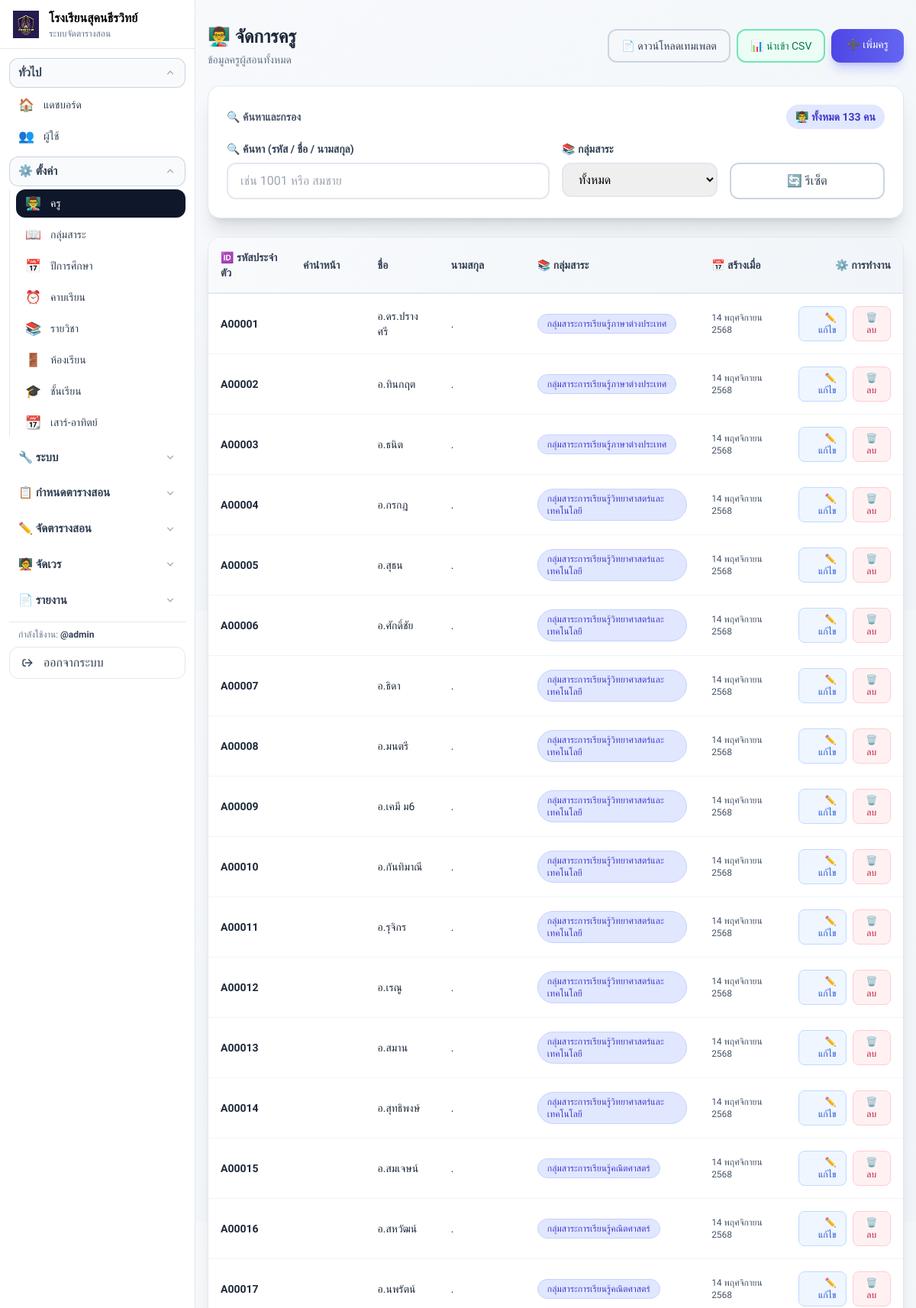
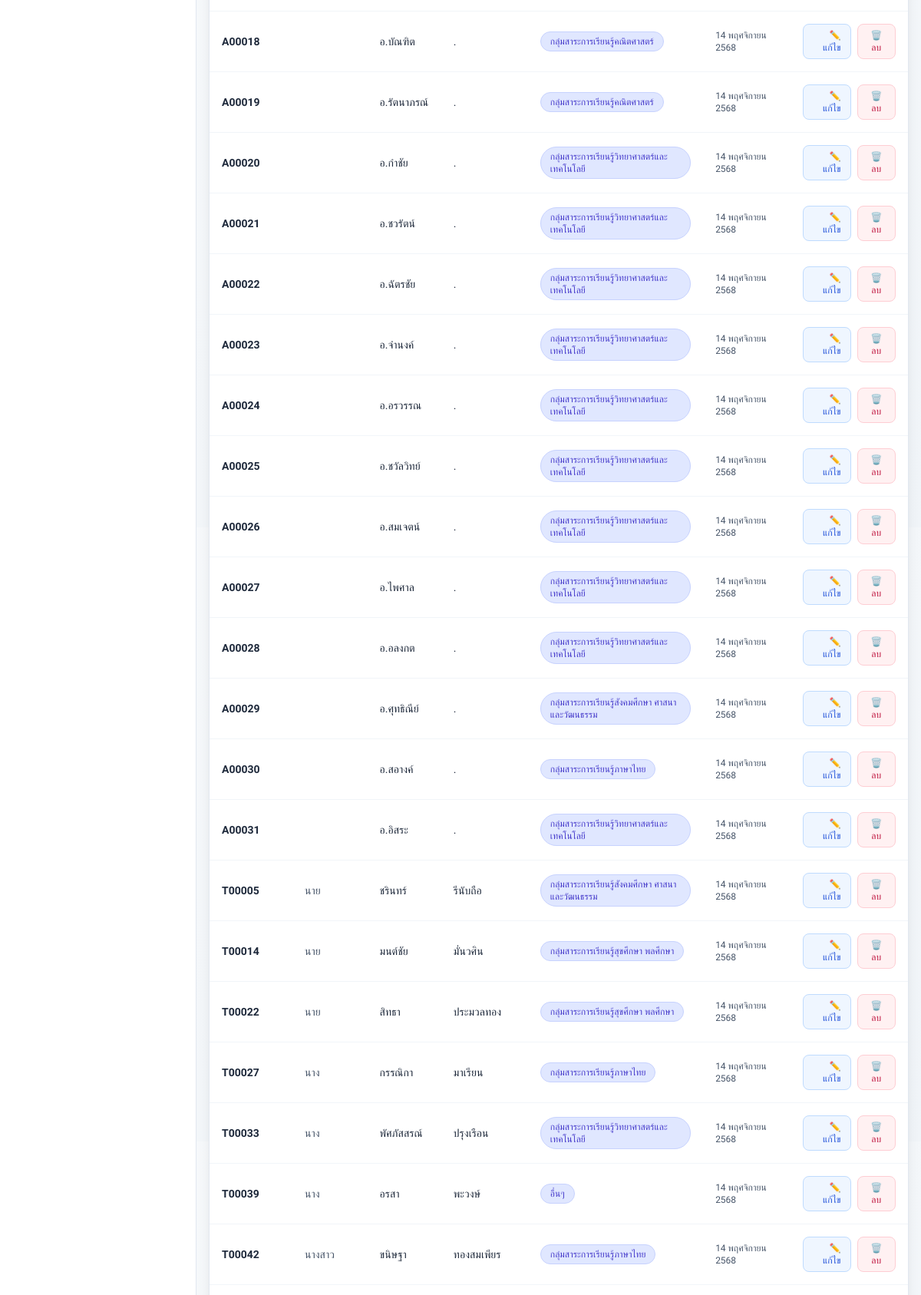
Page /teachers.php (signed in, upper part) on the committed database (2 pictures, top to bottom).
### tables this page shows
CREATE TABLE `teachers` (
  `id` int(10) unsigned NOT NULL AUTO_INCREMENT,
  `teacher_code` varchar(30) NOT NULL,
  `title` varchar(20) DEFAULT NULL,
  `first_name` varchar(100) NOT NULL,
  `last_name` varchar(100) NOT NULL,
  `created_at` timestamp NOT NULL DEFAULT current_timestamp(),
  `subject_group` tinyint(3) unsigned DEFAULT NULL COMMENT '1-คณิต,2-วิทย์/เทคโน,3-ไทย,4-ภาษาตปท.,5-สังคม/ศาสนา/วัฒนธรรม,6-สุข/พละ,7-ศิลป,8-การงานอาชีพ,9-อื่นๆ',
  PRIMARY KEY (`id`),
  UNIQUE KEY `teacher_code` (`teacher_code`)
);

CREATE TABLE `subject_groups` (
  `id` int(11) NOT NULL AUTO_INCREMENT,
  `name` varchar(255) NOT NULL COMMENT 'ชื่อกลุ่มสาระ',
  `display_order` int(11) NOT NULL DEFAULT 0 COMMENT 'ลำดับการแสดงผล',
  `is_active` tinyint(1) NOT NULL DEFAULT 1 COMMENT '1=ใช้งาน, 0=ไม่ใช้งาน',
  `created_at` timestamp NULL DEFAULT CURRENT_TIMESTAMP,
  `updated_at` timestamp NULL DEFAULT CURRENT_TIMESTAMP ON UPDATE CURRENT_TIMESTAMP,
  PRIMARY KEY (`id`),
  UNIQUE KEY `name` (`name`)
);

### app/helpers.php (called while the page is built, shortened)
<?php
function url($path = '') {
  $base = rtrim(BASE_URL, '/');
  $p = ltrim($path, '/');
  return $base . ($p ? '/' . $p : '');
}
function th_date($datetime) {
  $ts = is_numeric($datetime) ? (int)$datetime : strtotime($datetime);
  $months = ['','มกราคม','กุมภาพันธ์','มีนาคม','เมษายน','พฤษภาคม','มิถุนายน','กรกฎาคม','สิงหาคม','กันยายน','ตุลาคม','พฤศจิกายน','ธันวาคม'];
  $d = (int)date('j', $ts);
  $m = (int)date('n', $ts);
  $y = (int)date('Y', $ts) + 543;
  return $d . ' ' . $months[$m] . ' ' . $y;
}
function teacher_group_label(?int $g): string {
  global $pdo;
  $stmt = $pdo->prepare('SELECT name FROM subject_groups WHERE id = ? LIMIT 1');
  $stmt->execute([$g]);
  $row = $stmt->fetch(PDO::FETCH_ASSOC);
  return $row ? $row['name'] : '—';
}

### public/teachers.php (the view, shortened to what this page needs)
<?php
require_once __DIR__ . '/../app/auth.php';
require_once __DIR__ . '/../app/helpers.php';
require_once __DIR__ . '/../app/db.php';
$kw    = trim($_GET['q'] ?? '');
$sql = 'SELECT id, teacher_code, title, first_name, last_name, subject_group, created_at
        FROM teachers WHERE 1=1';
$params = [];
$sql .= ' ORDER BY teacher_code, first_name, last_name';
$stmt = $pdo->prepare($sql);
$stmt->execute($params);
$teachers = $stmt->fetchAll();
?>
<?php include __DIR__ . '/../partials/head.php'; ?>
<?php include __DIR__ . '/../partials/navbar.php'; ?>
<div class="max-w-6xl mx-auto px-4">
  <div class="flex items-center justify-between mt-8 mb-6">
    <div>
      <h1 class="text-2xl font-bold text-slate-800">👨‍🏫 จัดการครู</h1>
      <p class="text-sm text-slate-500 mt-1">ข้อมูลครูผู้สอนทั้งหมด</p>
    </div>
    <div class="flex gap-2">
      <a href="<?= url('teacher_template.php'); ?>"
         class="px-4 py-2.5 rounded-xl border-2 border-slate-300 hover:bg-slate-50 transition-colors text-sm font-medium text-slate-700">
        📄 ดาวน์โหลดเทมเพลต
      </a>
      <a href="<?= url('teacher_import.php'); ?>"
         class="px-4 py-2.5 rounded-xl border-2 border-emerald-300 bg-emerald-50 text-emerald-700 hover:bg-emerald-100 transition-colors text-sm font-medium">
        📊 นำเข้า CSV
      </a>
      <a href="<?= url('teacher_create.php'); ?>"
         class="px-5 py-2.5 rounded-xl bg-gradient-to-r from-indigo-600 to-indigo-500 text-white hover:from-indigo-700 hover:to-indigo-600 shadow-lg shadow-indigo-500/30 transition-all duration-200 text-sm font-medium">
        ➕ เพิ่มครู
      </a>
    </div>
  </div>
  <form id="filterForm" method="get" class="bg-white rounded-2xl shadow-xl border border-slate-200 p-6 mb-6">
    <div class="flex items-center justify-between mb-4">
      <h2 class="text-sm font-semibold text-slate-600">🔍 ค้นหาและกรอง</h2>
      <span class="inline-flex items-center px-3 py-1.5 rounded-full bg-indigo-100 text-indigo-700 font-semibold text-sm">
        👨‍🏫 ทั้งหมด <?= count($teachers); ?> คน
      </span>
    </div>
    <div class="grid grid-cols-1 md:grid-cols-4 gap-4">
      <div class="md:col-span-2">
        <label class="block text-sm font-semibold text-slate-700 mb-2">
          🔍 ค้นหา (รหัส / ชื่อ / นามสกุล)
        </label>
        <input id="filter-q" name="q" value="<?= htmlspecialchars($kw); ?>"
               class="w-full border-2 border-slate-200 rounded-xl px-4 py-2.5 focus:border-indigo-500 focus:ring-2 focus:ring-indigo-200 transition-all outline-none"
               placeholder="เช่น 1001 หรือ สมชาย">
      </div>
      <div>
        <label class="block text-sm font-semibold text-slate-700 mb-2">
          📚 กลุ่มสาระ
        </label>
        <select id="filter-group" name="group"
                class="w-full border-2 border-slate-200 rounded-xl px-4 py-2.5 focus:border-indigo-500 focus:ring-2 focus:ring-indigo-200 transition-all outline-none">
          <option value="">ทั้งหมด</option>
        </select>
      </div>
      <div class="flex items-end">
        <button type="button" id="filter-reset"
                class="w-full px-4 py-2.5 rounded-xl border-2 border-slate-300 hover:bg-slate-50 transition-colors font-medium text-slate-700">
          🔄 รีเซ็ต
        </button>
      </div>
    </div>
  </form>
  <div class="overflow-x-auto bg-white rounded-2xl shadow-xl border border-slate-200">
    <table class="min-w-full text-sm">
      <thead class="bg-gradient-to-r from-slate-50 to-slate-100 border-b-2 border-slate-200">
        <tr>
          <th class="text-left px-4 py-4 text-sm font-semibold text-slate-700">🆔 รหัสประจำตัว</th>
          <th class="text-left px-4 py-4 text-sm font-semibold text-slate-700">คำนำหน้า</th>
          <th class="text-left px-4 py-4 text-sm font-semibold text-slate-700">ชื่อ</th>
          <th class="text-left px-4 py-4 text-sm font-semibold text-slate-700">นามสกุล</th>
          <th class="text-left px-4 py-4 text-sm font-semibold text-slate-700">📚 กลุ่มสาระ</th>
          <th class="text-left px-4 py-4 text-sm font-semibold text-slate-700">📅 สร้างเมื่อ</th>
          <th class="text-right px-4 py-4 text-sm font-semibold text-slate-700">⚙️ การทำงาน</th>
        </tr>
      </thead>
      <tbody>
        <?php foreach ($teachers as $t): ?>
        <tr class="border-b border-slate-100 hover:bg-indigo-50/50 transition-colors duration-150 last:border-0">
          <td class="px-4 py-4">
            <span class="font-semibold text-slate-800"><?= htmlspecialchars($t['teacher_code']); ?></span>
          </td>
          <td class="px-4 py-4 text-slate-600"><?= htmlspecialchars($t['title']); ?></td>
          <td class="px-4 py-4 font-medium text-slate-800"><?= htmlspecialchars($t['first_name']); ?></td>
          <td class="px-4 py-4 font-medium text-slate-800"><?= htmlspecialchars($t['last_name']); ?></td>
          <td class="px-4 py-4">
            <span class="inline-flex items-center px-3 py-1 rounded-full text-xs font-medium bg-indigo-100 text-indigo-700 border border-indigo-200">
              <?= htmlspecialchars(teacher_group_label((int)$t['subject_group'])); ?>
            </span>
          </td>
          <td class="px-4 py-4 text-slate-600 text-xs"><?= th_date($t['created_at']); ?></td>
          <td class="px-4 py-4 text-right">
            <div class="flex items-center justify-end gap-2">
              <a href="<?= url('teacher_edit.php?id='.(int)$t['id']); ?>"
                 class="px-3 py-1.5 rounded-lg text-xs font-medium bg-blue-50 text-blue-700 hover:bg-blue-100 border border-blue-200 transition-colors">
                ✏️ แก้ไข
              </a>
              <form action="<?= url('teacher_delete.php'); ?>" method="post" class="inline" onsubmit="return ttConfirmSubmit(this,{text:'ยืนยันลบครูคนนี้?'});">
                <button class="px-3 py-1.5 rounded-lg text-xs font-medium bg-rose-50 text-rose-700 hover:bg-rose-100 border border-rose-200 transition-colors">
                  🗑️ ลบ
                </button>
              </form>
            </div>
          </td>
        </tr>
        <?php endforeach; ?>
      </tbody>
    </table>
  </div>
</div>
<?php include __DIR__ . '/../partials/footer.php'; ?>

### partials/head.php (style rules this page uses)
body { font-family: 'Sarabun', sans-serif; }
:root { --primary: #6366f1; --primary-dark: #4f46e5; --secondary: #8b5cf6; --success: #10b981; --danger: #ef4444; --warning: #f59e0b; }

### rows in the picture
teachers: teacher_code "A00001", first_name "อ.ดร.ปรางศรี", last_name ".", subject_group.name "กลุ่มสาระการเรียนรู้ภาษาต่างประเทศ", created_at "14 พฤศจิกายน 2568"
teachers: teacher_code "A00002", first_name "อ.ทินกฤต", last_name ".", subject_group.name "กลุ่มสาระการเรียนรู้ภาษาต่างประเทศ", created_at "14 พฤศจิกายน 2568"
teachers: teacher_code "A00003", first_name "อ.ธนิต", last_name ".", subject_group.name "กลุ่มสาระการเรียนรู้ภาษาต่างประเทศ", created_at "14 พฤศจิกายน 2568"
teachers: teacher_code "A00004", first_name "อ.กรกฎ", last_name ".", subject_group.name "กลุ่มสาระการเรียนรู้วิทยาศาสตร์และเทคโนโลยี", created_at "14 พฤศจิกายน 2568"
teachers: teacher_code "A00005", first_name "อ.สุธน", last_name ".", subject_group.name "กลุ่มสาระการเรียนรู้วิทยาศาสตร์และเทคโนโลยี", created_at "14 พฤศจิกายน 2568"
teachers: teacher_code "A00006", first_name "อ.ศักดิ์ชัย", last_name ".", subject_group.name "กลุ่มสาระการเรียนรู้วิทยาศาสตร์และเทคโนโลยี", created_at "14 พฤศจิกายน 2568"
teachers: teacher_code "A00007", first_name "อ.ธิดา", last_name ".", subject_group.name "กลุ่มสาระการเรียนรู้วิทยาศาสตร์และเทคโนโลยี", created_at "14 พฤศจิกายน 2568"
teachers: teacher_code "A00008", first_name "อ.มนตรี", last_name ".", subject_group.name "กลุ่มสาระการเรียนรู้วิทยาศาสตร์และเทคโนโลยี", created_at "14 พฤศจิกายน 2568"
teachers: teacher_code "A00009", first_name "อ.เคมี ม6", last_name ".", subject_group.name "กลุ่มสาระการเรียนรู้วิทยาศาสตร์และเทคโนโลยี", created_at "14 พฤศจิกายน 2568"
teachers: teacher_code "A00010", first_name "อ.กันทิมาณี", last_name ".", subject_group.name "กลุ่มสาระการเรียนรู้วิทยาศาสตร์และเทคโนโลยี", created_at "14 พฤศจิกายน 2568"
teachers: teacher_code "A00011", first_name "อ.รุจิกร", last_name ".", subject_group.name "กลุ่มสาระการเรียนรู้วิทยาศาสตร์และเทคโนโลยี", created_at "14 พฤศจิกายน 2568"
teachers: teacher_code "A00012", first_name "อ.เรณู", last_name ".", subject_group.name "กลุ่มสาระการเรียนรู้วิทยาศาสตร์และเทคโนโลยี", created_at "14 พฤศจิกายน 2568"
teachers: teacher_code "A00013", first_name "อ.สมาน", last_name ".", subject_group.name "กลุ่มสาระการเรียนรู้วิทยาศาสตร์และเทคโนโลยี", created_at "14 พฤศจิกายน 2568"
teachers: teacher_code "A00014", first_name "อ.สุทธิพงษ์", last_name ".", subject_group.name "กลุ่มสาระการเรียนรู้วิทยาศาสตร์และเทคโนโลยี", created_at "14 พฤศจิกายน 2568"
teachers: teacher_code "A00015", first_name "อ.สมเจษน์", last_name ".", subject_group.name "กลุ่มสาระการเรียนรู้คณิตศาสตร์", created_at "14 พฤศจิกายน 2568"
teachers: teacher_code "A00016", first_name "อ.สหวัฒน์", last_name ".", subject_group.name "กลุ่มสาระการเรียนรู้คณิตศาสตร์", created_at "14 พฤศจิกายน 2568"
teachers: teacher_code "A00017", first_name "อ.นพรัตน์", last_name ".", subject_group.name "กลุ่มสาระการเรียนรู้คณิตศาสตร์", created_at "14 พฤศจิกายน 2568"
teachers: teacher_code "A00018", first_name "อ.บัณฑิต", last_name ".", subject_group.name "กลุ่มสาระการเรียนรู้คณิตศาสตร์", created_at "14 พฤศจิกายน 2568"
teachers: teacher_code "A00019", first_name "อ.รัตนาภรณ์", last_name ".", subject_group.name "กลุ่มสาระการเรียนรู้คณิตศาสตร์", created_at "14 พฤศจิกายน 2568"
teachers: teacher_code "A00020", first_name "อ.กำชัย", last_name ".", subject_group.name "กลุ่มสาระการเรียนรู้วิทยาศาสตร์และเทคโนโลยี", created_at "14 พฤศจิกายน 2568"
teachers: teacher_code "A00021", first_name "อ.ชวรัตน์", last_name ".", subject_group.name "กลุ่มสาระการเรียนรู้วิทยาศาสตร์และเทคโนโลยี", created_at "14 พฤศจิกายน 2568"
teachers: teacher_code "A00022", first_name "อ.ฉัตรชัย", last_name ".", subject_group.name "กลุ่มสาระการเรียนรู้วิทยาศาสตร์และเทคโนโลยี", created_at "14 พฤศจิกายน 2568"
teachers: teacher_code "A00023", first_name "อ.จำนงค์", last_name ".", subject_group.name "กลุ่มสาระการเรียนรู้วิทยาศาสตร์และเทคโนโลยี", created_at "14 พฤศจิกายน 2568"
teachers: teacher_code "A00024", first_name "อ.อรวรรณ", last_name ".", subject_group.name "กลุ่มสาระการเรียนรู้วิทยาศาสตร์และเทคโนโลยี", created_at "14 พฤศจิกายน 2568"
teachers: teacher_code "A00025", first_name "อ.ชวัลวิทย์", last_name ".", subject_group.name "กลุ่มสาระการเรียนรู้วิทยาศาสตร์และเทคโนโลยี", created_at "14 พฤศจิกายน 2568"
teachers: teacher_code "A00026", first_name "อ.สมเจตน์", last_name ".", subject_group.name "กลุ่มสาระการเรียนรู้วิทยาศาสตร์และเทคโนโลยี", created_at "14 พฤศจิกายน 2568"
teachers: teacher_code "A00027", first_name "อ.ไพศาล", last_name ".", subject_group.name "กลุ่มสาระการเรียนรู้วิทยาศาสตร์และเทคโนโลยี", created_at "14 พฤศจิกายน 2568"
teachers: teacher_code "A00028", first_name "อ.อลงกต", last_name ".", subject_group.name "กลุ่มสาระการเรียนรู้วิทยาศาสตร์และเทคโนโลยี", created_at "14 พฤศจิกายน 2568"
teachers: teacher_code "A00029", first_name "อ.ศุทธิณีย์", last_name ".", subject_group.name "กลุ่มสาระการเรียนรู้สังคมศึกษา ศาสนาและวัฒนธรรม", created_at "14 พฤศจิกายน 2568"
teachers: teacher_code "A00030", first_name "อ.สอางค์", last_name ".", subject_group.name "กลุ่มสาระการเรียนรู้ภาษาไทย", created_at "14 พฤศจิกายน 2568"
teachers: teacher_code "A00031", first_name "อ.อิสระ", last_name ".", subject_group.name "กลุ่มสาระการเรียนรู้วิทยาศาสตร์และเทคโนโลยี", created_at "14 พฤศจิกายน 2568"
teachers: teacher_code "T00005", title "นาย", first_name "ชรินทร์", last_name "รีนับถือ", subject_group.name "กลุ่มสาระการเรียนรู้สังคมศึกษา ศาสนาและวัฒนธรรม", created_at "14 พฤศจิกายน 2568"
teachers: teacher_code "T00014", title "นาย", first_name "มนต์ชัย", last_name "มั่นวศิน", subject_group.name "กลุ่มสาระการเรียนรู้สุขศึกษา พลศึกษา", created_at "14 พฤศจิกายน 2568"
teachers: teacher_code "T00022", title "นาย", first_name "สิทธา", last_name "ประมวลทอง", subject_group.name "กลุ่มสาระการเรียนรู้สุขศึกษา พลศึกษา", created_at "14 พฤศจิกายน 2568"
teachers: teacher_code "T00027", title "นาง", first_name "กรรณิกา", last_name "มาเรียน", subject_group.name "กลุ่มสาระการเรียนรู้ภาษาไทย", created_at "14 พฤศจิกายน 2568"
teachers: teacher_code "T00033", title "นาง", first_name "พัศภัสสรณ์", last_name "ปรุงเรือน", subject_group.name "กลุ่มสาระการเรียนรู้วิทยาศาสตร์และเทคโนโลยี", created_at "14 พฤศจิกายน 2568"
teachers: teacher_code "T00039", title "นาง", first_name "อรสา", last_name "พะวงษ์", subject_group.name "อื่นๆ", created_at "14 พฤศจิกายน 2568"
teachers: teacher_code "T00042", title "นางสาว", first_name "ขนิษฐา", last_name "ทองสมเพียร", subject_group.name "กลุ่มสาระการเรียนรู้ภาษาไทย", created_at "14 พฤศจิกายน 2568"

### other values in the picture
count($teachers) "133"
